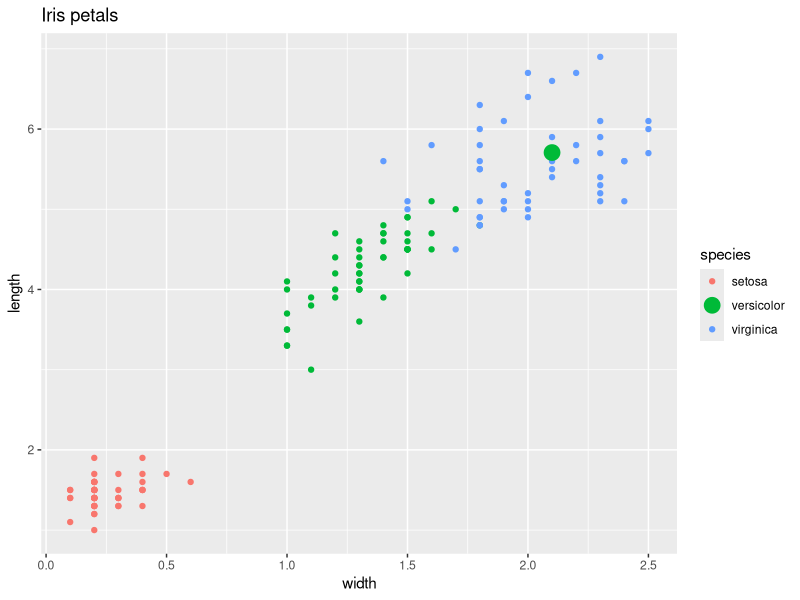

R code for this plot:
## ---- chunk 1
predictLength<-function(inSpecies,inWidth)
{ inSpecFact<-switch(inSpecies,'1'='setosa','2'='versicolor','3'='virginica');
  df = iris[,c('Petal.Length','Petal.Width','Species')]; colnames(df)<-c('length','width','species');
  lmselect<-lm(length~width,data=df[df$species==inSpecFact,]); 
  outLength<-predict(lmselect,data.frame(width=inWidth));
  dpredict<-data.frame(width=inWidth,length=outLength,species=inSpecFact); }
## ---- chunk 2
print(predictLength(2,2.1)$length)
## ---- chunk 3
  library(ggplot2)
  inSpecFact = 'versicolor'
  inWidth = 2.1
  df = iris[,c('Petal.Length','Petal.Width','Species')];
  colnames(df)<-c('length','width','species')
  lmselect<-lm(length~width,data=df[df$species==inSpecFact,])
  outLength<-predict(lmselect,data.frame(width=inWidth))
  dpredict <- data.frame(width=inWidth,length=outLength,species=inSpecFact)
  dplot<-rbind(dpredict,df)
  p<-qplot(width,length,data=dplot, col=species, main='Iris petals')+geom_point(aes(colour=dpredict$species), size=5,data = dpredict)
  print(p)
